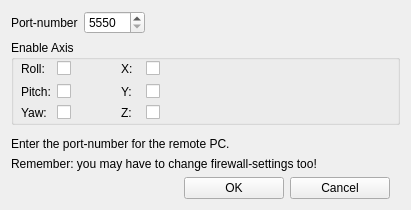
<?xml version="1.0" encoding="UTF-8"?>
<ui version="4.0">
 <class>UICFTNClientControls</class>
 <widget class="QWidget" name="UICFTNClientControls">
  <property name="geometry">
   <rect>
    <x>0</x>
    <y>0</y>
    <width>411</width>
    <height>210</height>
   </rect>
  </property>
  <property name="windowTitle">
   <string>FTNoIR tracker settings FaceTrackNoIR</string>
  </property>
  <property name="windowIcon">
   <iconset>
    <normaloff>images/FaceTrackNoIR.png</normaloff>images/FaceTrackNoIR.png</iconset>
  </property>
  <property name="layoutDirection">
   <enum>Qt::LeftToRight</enum>
  </property>
  <property name="autoFillBackground">
   <bool>false</bool>
  </property>
  <layout class="QVBoxLayout" name="_vertical_layout">
   <item>
    <layout class="QGridLayout" name="gridLayout">
     <item row="1" column="0">
      <widget class="QLabel" name="label_5">
       <property name="text">
        <string>Port-number</string>
       </property>
      </widget>
     </item>
     <item row="1" column="1">
      <widget class="QSpinBox" name="spinPortNumber">
       <property name="minimum">
        <number>5550</number>
       </property>
       <property name="maximum">
        <number>10000</number>
       </property>
      </widget>
     </item>
     <item row="1" column="2">
      <spacer name="horizontalSpacer_3">
       <property name="orientation">
        <enum>Qt::Horizontal</enum>
       </property>
       <property name="sizeHint" stdset="0">
        <size>
         <width>40</width>
         <height>20</height>
        </size>
       </property>
      </spacer>
     </item>
    </layout>
   </item>
   <item>
    <widget class="QGroupBox" name="groupBox_3">
     <property name="minimumSize">
      <size>
       <width>0</width>
       <height>85</height>
      </size>
     </property>
     <property name="title">
      <string>Enable Axis</string>
     </property>
     <widget class="QWidget" name="layoutWidget">
      <property name="geometry">
       <rect>
        <x>10</x>
        <y>20</y>
        <width>143</width>
        <height>60</height>
       </rect>
      </property>
      <layout class="QGridLayout" name="gridLayout_2">
       <item row="0" column="0">
        <widget class="QLabel" name="label_6">
         <property name="text">
          <string>Roll:</string>
         </property>
        </widget>
       </item>
       <item row="1" column="0">
        <widget class="QLabel" name="label_9">
         <property name="text">
          <string>Pitch:</string>
         </property>
        </widget>
       </item>
       <item row="2" column="0">
        <widget class="QLabel" name="label_11">
         <property name="text">
          <string>Yaw:</string>
         </property>
        </widget>
       </item>
       <item row="0" column="1">
        <widget class="QCheckBox" name="chkEnableRoll">
         <property name="maximumSize">
          <size>
           <width>20</width>
           <height>16777215</height>
          </size>
         </property>
         <property name="layoutDirection">
          <enum>Qt::LeftToRight</enum>
         </property>
         <property name="styleSheet">
          <string notr="true"/>
         </property>
         <property name="text">
          <string/>
         </property>
        </widget>
       </item>
       <item row="1" column="1">
        <widget class="QCheckBox" name="chkEnablePitch">
         <property name="maximumSize">
          <size>
           <width>20</width>
           <height>16777215</height>
          </size>
         </property>
         <property name="layoutDirection">
          <enum>Qt::LeftToRight</enum>
         </property>
         <property name="text">
          <string/>
         </property>
        </widget>
       </item>
       <item row="2" column="1">
        <widget class="QCheckBox" name="chkEnableYaw">
         <property name="maximumSize">
          <size>
           <width>20</width>
           <height>16777215</height>
          </size>
         </property>
         <property name="layoutDirection">
          <enum>Qt::LeftToRight</enum>
         </property>
         <property name="text">
          <string/>
         </property>
        </widget>
       </item>
       <item row="0" column="3">
        <widget class="QLabel" name="label_14">
         <property name="text">
          <string>X:</string>
         </property>
        </widget>
       </item>
       <item row="0" column="4">
        <widget class="QCheckBox" name="chkEnableX">
         <property name="maximumSize">
          <size>
           <width>20</width>
           <height>16777215</height>
          </size>
         </property>
         <property name="layoutDirection">
          <enum>Qt::LeftToRight</enum>
         </property>
         <property name="text">
          <string/>
         </property>
        </widget>
       </item>
       <item row="1" column="3">
        <widget class="QLabel" name="label_15">
         <property name="text">
          <string>Y:</string>
         </property>
        </widget>
       </item>
       <item row="1" column="4">
        <widget class="QCheckBox" name="chkEnableY">
         <property name="maximumSize">
          <size>
           <width>20</width>
           <height>16777215</height>
          </size>
         </property>
         <property name="layoutDirection">
          <enum>Qt::LeftToRight</enum>
         </property>
         <property name="text">
          <string/>
         </property>
        </widget>
       </item>
       <item row="2" column="3">
        <widget class="QLabel" name="label_16">
         <property name="text">
          <string>Z:</string>
         </property>
        </widget>
       </item>
       <item row="2" column="4">
        <widget class="QCheckBox" name="chkEnableZ">
         <property name="maximumSize">
          <size>
           <width>20</width>
           <height>16777215</height>
          </size>
         </property>
         <property name="layoutDirection">
          <enum>Qt::LeftToRight</enum>
         </property>
         <property name="text">
          <string/>
         </property>
        </widget>
       </item>
       <item row="0" column="2">
        <spacer name="horizontalSpacer_4">
         <property name="orientation">
          <enum>Qt::Horizontal</enum>
         </property>
         <property name="sizeType">
          <enum>QSizePolicy::Minimum</enum>
         </property>
         <property name="sizeHint" stdset="0">
          <size>
           <width>40</width>
           <height>20</height>
          </size>
         </property>
        </spacer>
       </item>
      </layout>
     </widget>
    </widget>
   </item>
   <item>
    <spacer name="verticalSpacer">
     <property name="orientation">
      <enum>Qt::Vertical</enum>
     </property>
     <property name="sizeHint" stdset="0">
      <size>
       <width>20</width>
       <height>40</height>
      </size>
     </property>
    </spacer>
   </item>
   <item>
    <layout class="QVBoxLayout" name="verticalLayout">
     <item>
      <widget class="QLabel" name="label">
       <property name="text">
        <string>Enter the port-number for the remote PC.</string>
       </property>
       <property name="wordWrap">
        <bool>true</bool>
       </property>
      </widget>
     </item>
     <item>
      <widget class="QLabel" name="label_3">
       <property name="text">
        <string>Remember: you may have to change firewall-settings too!</string>
       </property>
      </widget>
     </item>
    </layout>
   </item>
   <item>
    <layout class="QHBoxLayout" name="horizontalLayout">
     <item>
      <spacer name="horizontalSpacer_2">
       <property name="orientation">
        <enum>Qt::Horizontal</enum>
       </property>
       <property name="sizeHint" stdset="0">
        <size>
         <width>40</width>
         <height>20</height>
        </size>
       </property>
      </spacer>
     </item>
     <item>
      <layout class="QHBoxLayout" name="horizontalLayout_2">
       <property name="sizeConstraint">
        <enum>QLayout::SetDefaultConstraint</enum>
       </property>
       <item>
        <widget class="QPushButton" name="btnOK">
         <property name="sizePolicy">
          <sizepolicy hsizetype="Preferred" vsizetype="Fixed">
           <horstretch>0</horstretch>
           <verstretch>0</verstretch>
          </sizepolicy>
         </property>
         <property name="minimumSize">
          <size>
           <width>100</width>
           <height>0</height>
          </size>
         </property>
         <property name="maximumSize">
          <size>
           <width>100</width>
           <height>16777215</height>
          </size>
         </property>
         <property name="text">
          <string>OK</string>
         </property>
        </widget>
       </item>
       <item>
        <widget class="QPushButton" name="btnCancel">
         <property name="sizePolicy">
          <sizepolicy hsizetype="Preferred" vsizetype="Fixed">
           <horstretch>0</horstretch>
           <verstretch>0</verstretch>
          </sizepolicy>
         </property>
         <property name="minimumSize">
          <size>
           <width>100</width>
           <height>0</height>
          </size>
         </property>
         <property name="maximumSize">
          <size>
           <width>100</width>
           <height>16777215</height>
          </size>
         </property>
         <property name="text">
          <string>Cancel</string>
         </property>
        </widget>
       </item>
      </layout>
     </item>
     <item>
      <spacer name="horizontalSpacer">
       <property name="orientation">
        <enum>Qt::Horizontal</enum>
       </property>
       <property name="sizeType">
        <enum>QSizePolicy::Fixed</enum>
       </property>
       <property name="sizeHint" stdset="0">
        <size>
         <width>10</width>
         <height>20</height>
        </size>
       </property>
      </spacer>
     </item>
    </layout>
   </item>
  </layout>
 </widget>
 <tabstops>
  <tabstop>spinPortNumber</tabstop>
  <tabstop>btnOK</tabstop>
  <tabstop>btnCancel</tabstop>
 </tabstops>
 <resources/>
 <connections/>
 <slots>
  <slot>startEngineClicked()</slot>
  <slot>stopEngineClicked()</slot>
  <slot>cameraSettingsClicked()</slot>
 </slots>
</ui>
